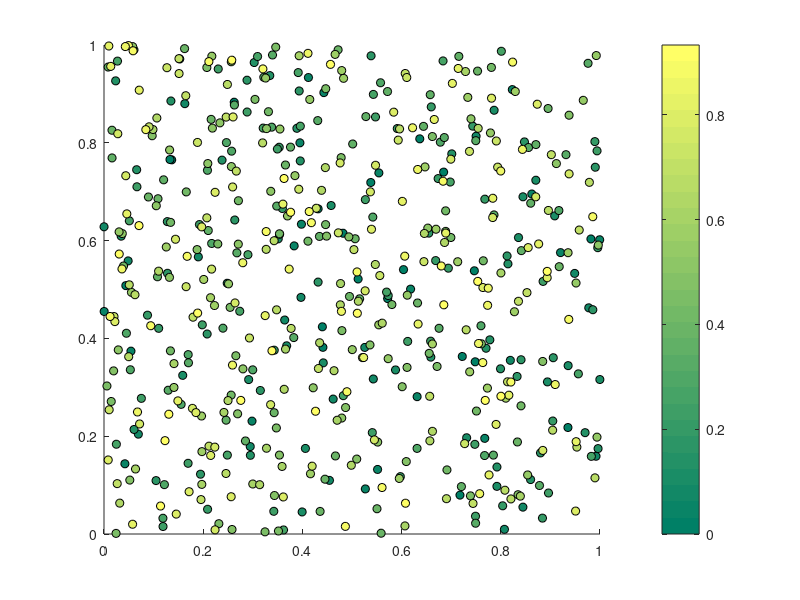
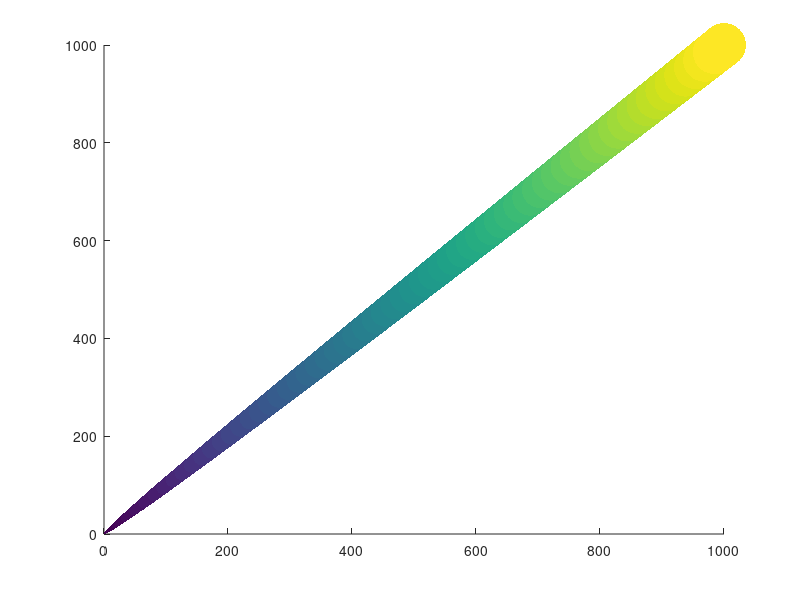

These figures' MATLAB source, in order:
%test

% PNum2 = log10(PNum)+min(log10(PNum));
% figure(5)
% colormap jet
% scatter(X,Y,PNum*20,Y,'.')
% colorbar

figure(20)
A = 1:1000;
scatter(A,A,A,A,'filled')
% colorbar












%Pregunta de internet
% N_subj = 30;
% X = rand(30,20);
% Y = rand(30,20);
% for i_subj=1:N_subj
%   x = X(i_subj,:);
%   y = Y(i_subj,:);
%   hold on
%   markerColour = i_subj/N_subj;
%   markerColour = [markerColour markerColour markerColour];
%   colormap summer
%   h(i_subj)=scatter (x, y, ...
%     'MarkerEdgeColor','black',...
%     'MarkerFaceColor',markerColour);
% end
% colorbar

%Respuesta de internet
figure
N_subj = 30;
X = rand(30,20);
Y = rand(30,20);
% Create colormap with N_subj colors.
summerColorMap = summer(N_subj);
for i_subj=1:N_subj
  x = X(i_subj,:);
  y = Y(i_subj,:);
  hold on
  % Get the color for this subject from the summer colormap.
  markerColour = summerColorMap(i_subj,:);
  h(i_subj)=scatter (x, y, ...
    'MarkerEdgeColor','black',...
    'MarkerFaceColor',markerColour);
end
% Display colorbar.
colormap(summerColorMap);
colorbar




